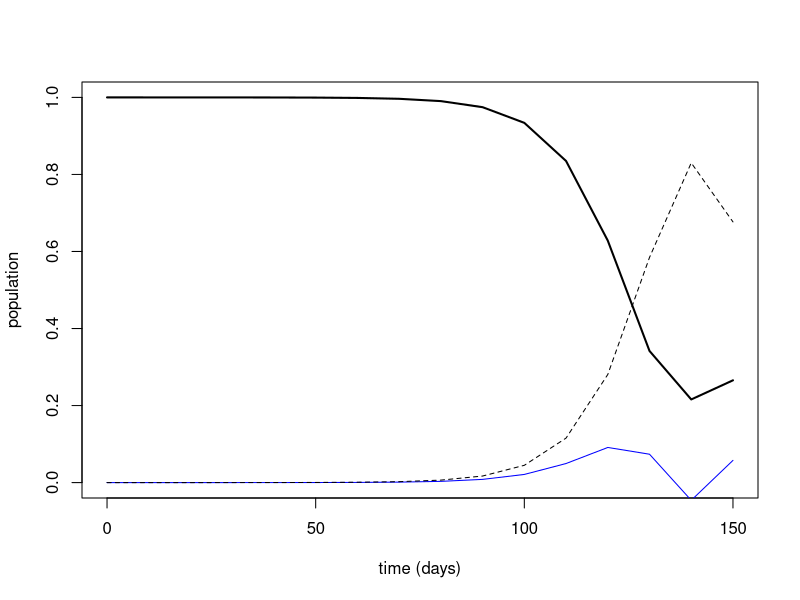

Write R code to recreate this figure.

# Simulation of SIR disease transmission model
# Introduction to Computational Science -- Shiflet & Shiflet 
# Module 6.2
# R solution by Stephen Davies, University of Mary Washington

# Set up our time increment and our vector (array) of x (time) values
# change deltaX to either 1, 5 or 10 to get all 3 graphs
deltaX 			<- 10   		# day
x 				<- seq(0, 150, deltaX)

# Constants
infectionRate	<- .5  		# 1/people*day (rate per infected per day)
recoveryRate 	<- 1/3       	# 1/day
initSpop 		<- 1          # people (number of people susceptible)
initIpop 		<- 1.26 * 10^-6            # people (number of people infected)
initRpop 		<- 0            # people (number of people recovered)

# Set up our stock variables and initial conditions.
Spop 			<- vector(length = length(x))
Spop[1] 			<- initSpop
Ipop 			<- vector(length = length(x))
Ipop[1] 			<- initIpop
Rpop 			<- vector(length = length(x))
Rpop[1] 			<- initRpop

# Loop a standard number of times, starting with i=2 since we've already
# set up the simulation's initial conditions at i=1.
for (i in 2:length(x)) {

    # Compute rates of change (in people per day) for each of the three
    #   categories.
    Sprime 		<- -(Spop[i - 1] * Ipop[i - 1] * infectionRate)
    Rprime 		<- Ipop[i - 1] * recoveryRate
    Iprime 		<- -Sprime - Rprime

    # Increase or decrease the population of each category based on
    #   the rates of change for this time step.
    Spop[i] 	<- Spop[i - 1] + (Sprime) * deltaX
    Ipop[i] 	<- Ipop[i - 1] + (Iprime) * deltaX
    Rpop[i] 	<- Rpop[i - 1] + (Rprime) * deltaX
}

plot(x, Spop, type = "n", xlab = "time (days)", ylab = "population",
    ylim = c(0, initSpop + initIpop + initRpop))
lines(x, Spop, lwd = 2, lty = "solid")
lines(x, Ipop, lwd = 1, lty = "solid", col = "blue")
lines(x, Rpop, lwd = 1, lty = "dashed")
text(2, 700, "S")
text(5, 220, "I", col = "blue")
text(12, 700, "R")
